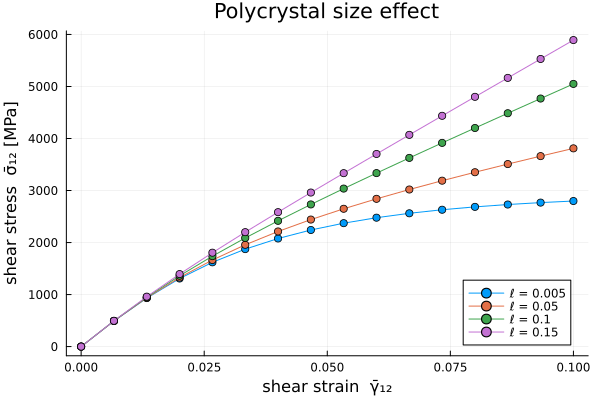

Recreate this plot in Julia.
# # [Gradient crystal plasticity of a polycrystal](@id gallery-gradient-crystal-plasticity)
#
# ![](gradient_crystal_plasticity.png)
#
# ## Introduction
#
# This example solves a small-strain *gradient (higher-order) crystal plasticity* problem on a
# polycrystalline representative volume element (RVE), reproducing (on a modern Ferrite stack)
# the subscale model of
#
# > K. Carlsson, F. Larsson, K. Runesson, *Bounds on the effective response for gradient crystal
# > inelasticity based on homogenization and virtual testing*, Int. J. Numer. Methods Eng.
# > 2019;119:281–304. [doi:10.1002/nme.6050](https://doi.org/10.1002/nme.6050).
#
# Equation numbers below refer to that paper.
#
# The RVE is a periodic polycrystal generated with [Neper](https://neper.info), meshed into
# tetrahedra, and read into Ferrite with [`FerriteMeshParser`](https://github.com/Ferrite-FEM/FerriteMeshParser.jl).
# We use [`FerriteInterfaceElements`](https://github.com/Ferrite-FEM/FerriteInterfaceElements.jl)
# to *split* the mesh along the grain boundaries so that each grain carries its own microstress
# degrees of freedom (the slip systems, and hence these fields, are grain-specific), while the
# displacement is kept continuous — perfectly bonded grain boundaries — by tying the
# duplicated nodes with affine constraints. Leaving the microstresses unconstrained weakly
# enforces the *micro-hard* condition ``\gamma_\alpha = 0`` (Eq. 14a) on grain boundaries and the
# outer boundary alike, as in the paper's numerical examples (see below). We apply a macroscopic
# simple shear and compute the homogenized response ``\bar\sigma_{12}`` vs. ``\bar\gamma_{12}``
# (cf. Figure 7 in the paper), and illustrate the internal-length (grain-size) effect.
#
# !!! note "Scope"
#     The paper develops *bounds* on the effective response by combining two formulations
#     (a *primal* and a *semi-dual* one) with four sets of RVE boundary conditions — Dirichlet or
#     Neumann on the displacement, and micro-hard (Eq. 14a) or micro-free (Eq. 14b) on the
#     microstresses. This tutorial implements **only one** of these combinations: the **semi-dual**
#     formulation with a **Dirichlet** displacement boundary condition and **micro-hard**
#     microstress conditions — the paper's ``u``D-``\xi``N case (its upper-bound variant), with
#     micro-hard grain boundaries as in the paper's numerical examples. Micro-free conditions
#     (essential constraints on ``\boldsymbol\xi`` in this format), the Neumann/periodic
#     displacement conditions, and the primal formulation are not covered here.
#
# ### Constitutive model
#
# Each grain is an FCC single crystal with 12 slip systems ``(\boldsymbol s_\alpha,\boldsymbol m_\alpha)``.
# Small strains split additively into elastic and plastic parts, and the plastic strain
# originates from slip on the slip systems (Eq. 3),
# ```math
# \boldsymbol\varepsilon = \boldsymbol\varepsilon^\mathrm{e} + \boldsymbol\varepsilon^\mathrm{p},
# \qquad
# \boldsymbol\varepsilon^\mathrm{p} = \sum_\alpha \gamma_\alpha\, \boldsymbol P_\alpha,
# \qquad
# \boldsymbol P_\alpha = \operatorname{sym}(\boldsymbol s_\alpha\otimes\boldsymbol m_\alpha),
# ```
# with stress ``\boldsymbol\sigma = \mathbb C : (\boldsymbol\varepsilon-\boldsymbol\varepsilon^\mathrm p)``
# (Eq. 84). The slips ``\gamma_\alpha`` follow a viscoplastic (Norton) flow rule (Eqs. 86–87)
# driven by a resolved shear stress (the Schmid stress, Eq. 85) that is augmented by the
# *gradient microstress divergence* ``\chi_\alpha`` (from the microforce balance, Eqs. 11b, 13):
# ```math
# \dot\gamma_\alpha = \frac{1}{t_*}\left(\frac{|\tau_\alpha|}{C}\right)^n \operatorname{sign}(\tau_\alpha),
# \qquad
# \tau_\alpha = \boldsymbol\sigma:\boldsymbol P_\alpha + \chi_\alpha .
# ```
# The higher-order part is written in a *dual* (semi-dual) form: the global unknowns are the
# displacement ``\boldsymbol u`` and, per slip system, two scalar *microstress* fields
# ``\xi^\perp_\alpha`` (edge) and ``\xi^\odot_\alpha`` (screw), obtained by projecting the vector
# microstress ``\boldsymbol\xi_\alpha = \xi^\perp_\alpha\boldsymbol s_\alpha + \xi^\odot_\alpha\boldsymbol l_\alpha``
# (Eq. 92, with ``\boldsymbol l_\alpha = \boldsymbol m_\alpha\times\boldsymbol s_\alpha`` the paper's
# ``\boldsymbol k_\alpha``). They enter the flow rule through
# ```math
# \chi_\alpha = \boldsymbol s_\alpha\cdot\nabla\xi^\perp_\alpha + \boldsymbol l_\alpha\cdot\nabla\xi^\odot_\alpha,
# ```
# and are governed by a microforce balance. Its weak form is Eq. 30b; with the quadratic defect
# energy (Eqs. 88, 90) the dual relation is ``g^\perp_\alpha = \xi^\perp_\alpha/H_\mathrm g`` (Eqs. 94–95),
# so for every test function ``\delta\xi``
# ```math
# \int_\Omega\!\Big(\tfrac{\xi^\perp_\alpha}{H_\mathrm g}\,\delta\xi
#   + \gamma_\alpha\,(\boldsymbol s_\alpha\cdot\nabla\delta\xi)\Big)\,\mathrm d\Omega = 0 ,
# ```
# where ``H_\mathrm g = H\ell^2`` is the defect-energy modulus (Eq. 88), ``\ell`` an internal
# length (and likewise for ``\xi^\odot`` with ``\boldsymbol l_\alpha``). Note that ``\delta\xi``
# is unrestricted on all boundaries: integrating by parts shows that this weakly enforces
# ``\gamma_\alpha = 0`` there — the *micro-hard* condition (Eq. 14a). In the semi-dual format the
# essential/natural roles are swapped compared to the primal format (Remark 5 in the paper);
# micro-free (Eq. 14b) would instead require the essential constraint
# ``\boldsymbol\xi_\alpha\cdot\boldsymbol n = 0``. Setting ``H_\mathrm g\to 0``
# suppresses the gradient term and recovers conventional *local* crystal plasticity; increasing
# ``\ell`` strengthens the size effect. The macroscopic stress is the volume average
# ``\bar{\boldsymbol\sigma}=\langle\boldsymbol\sigma\rangle`` (Eq. 38), obtained by imposing
# ``\boldsymbol u=\bar{\boldsymbol\varepsilon}\cdot\boldsymbol x`` on the RVE boundary (Eq. 36).
#
# ## Commented program

using Ferrite, FerriteMeshParser, FerriteInterfaceElements
using Tensors, LinearAlgebra, Random, TimerOutputs
using LinearSolve: LinearProblem, init, solve!, UMFPACKFactorization

# OpenBLAS's threading has large overhead for the many small (12×12) factorizations in the
# local return map; single-threaded BLAS is faster here.
BLAS.set_num_threads(1)
import Plots
import Downloads

# ### Crystal plasticity material
#
# The 12 FCC slip systems ``\{111\}\langle110\rangle`` (4 planes × 3 directions):

function fcc_slip_systems()
    planes = [Vec{3}((1.0, 1.0, 1.0)), Vec{3}((-1.0, 1.0, 1.0)), Vec{3}((1.0, -1.0, 1.0)), Vec{3}((1.0, 1.0, -1.0))]
    dirs = [
        [Vec{3}((1.0, -1.0, 0.0)), Vec{3}((1.0, 0.0, -1.0)), Vec{3}((0.0, 1.0, -1.0))],
        [Vec{3}((1.0, 1.0, 0.0)), Vec{3}((1.0, 0.0, 1.0)), Vec{3}((0.0, 1.0, -1.0))],
        [Vec{3}((1.0, 1.0, 0.0)), Vec{3}((1.0, 0.0, -1.0)), Vec{3}((0.0, 1.0, 1.0))],
        [Vec{3}((1.0, -1.0, 0.0)), Vec{3}((1.0, 0.0, 1.0)), Vec{3}((0.0, 1.0, 1.0))],
    ]
    s = Vec{3, Float64}[]
    m = Vec{3, Float64}[]
    for (mp, ds) in zip(planes, dirs), d in ds
        push!(m, mp / norm(mp))
        push!(s, d / norm(d))
    end
    return s, m
end

# A uniformly random rotation (from a random unit quaternion), used to give each grain a
# random crystal orientation.
function rand_rotation(rng)
    u1 = rand(rng)
    u2 = rand(rng)
    u3 = rand(rng)
    w = sqrt(1 - u1) * sinpi(2u2)
    x = sqrt(1 - u1) * cospi(2u2)
    y = sqrt(u1) * sinpi(2u3)
    z = sqrt(u1) * cospi(2u3)
    return Tensor{2, 3}(
        (
            1 - 2(y^2 + z^2), 2(x * y + z * w), 2(x * z - y * w),
            2(x * y - z * w), 1 - 2(x^2 + z^2), 2(y * z + x * w),
            2(x * z + y * w), 2(y * z - x * w), 1 - 2(x^2 + y^2),
        )
    )
end

# The material stores the (rotated) slip systems and precomputes the quantities needed in the
# local return map: ``\mathbb C:\boldsymbol P_\alpha`` and ``D_{\alpha\beta}=\boldsymbol P_\alpha:\mathbb C:\boldsymbol P_\beta``.
struct CrystalPlasticity
    n::Float64
    C::Float64
    tstar::Float64
    ℂ::SymmetricTensor{4, 3, Float64, 36}
    P::Vector{SymmetricTensor{2, 3, Float64, 6}}
    s::Vector{Vec{3, Float64}}
    l::Vector{Vec{3, Float64}}
    CP::Vector{SymmetricTensor{2, 3, Float64, 6}}
    D::Matrix{Float64}
end

function CrystalPlasticity(; E, ν, n, C, tstar, R)
    λ = E * ν / ((1 + ν) * (1 - 2ν))
    μ = E / (2(1 + ν))
    δ(i, j) = i == j ? 1.0 : 0.0
    ℂ = SymmetricTensor{4, 3}((i, j, k, l) -> λ * δ(i, j) * δ(k, l) + μ * (δ(i, k) * δ(j, l) + δ(i, l) * δ(j, k)))
    s0, m0 = fcc_slip_systems()
    N = length(s0)
    s = [R ⋅ sα for sα in s0]
    m = [R ⋅ mα for mα in m0]
    l = [m[α] × s[α] for α in 1:N]
    P = [symmetric(s[α] ⊗ m[α]) for α in 1:N]
    CP = [ℂ ⊡ P[α] for α in 1:N]
    D = [P[α] ⊡ ℂ ⊡ P[β] for α in 1:N, β in 1:N]
    return CrystalPlasticity(n, C, tstar, ℂ, P, s, l, CP, D)
end

# One random-orientation material per grain (seeded for reproducibility). Units are MPa;
# the elastic and viscous parameters follow Table 1 of the paper (the gradient parameters ``H``
# and ``\ell`` are set per simulation below).
function build_materials(ngrain)
    rng = MersenneTwister(1234)
    return [CrystalPlasticity(; E = 200.0e3, ν = 0.3, n = 2.0, C = 1.0e3, tstar = 1.0e3, R = rand_rotation(rng)) for _ in 1:ngrain]
end

# ### Local return map
#
# Given the strain ``\boldsymbol\varepsilon`` and the per-slip gradient contribution
# ``\chi_\alpha`` at a quadrature point, solve the flow rule (Eq. 87, backward Euler as in Eq. 27)
# for the slips ``\gamma_\alpha``, and return the stress together with the consistent sensitivities
# ``\partial\boldsymbol\sigma/\partial\boldsymbol\varepsilon``, ``\partial\boldsymbol\sigma/\partial\chi_\beta``,
# ``\partial\gamma_\alpha/\partial\boldsymbol\varepsilon`` and ``\partial\gamma_\alpha/\partial\chi_\beta``.
# The slip-system system is small but grows with the number of slip systems, so we use ordinary
# (mutable) arrays rather than `StaticArrays`. To avoid allocating them anew at every quadrature
# point, the caller passes in a workspace of preallocated arrays, and the linear algebra is done
# in place with `lu!`/`ldiv!`. Note that the returned arrays are views into this workspace: they
# are only valid until the next `local_solve` call.
function local_solve_workspace(N)
    return (;
        γ = zeros(N), τ = zeros(N), dg = zeros(N), R = zeros(N),
        J = zeros(N, N), Jinv = zeros(N, N), dγdχ = zeros(N, N),
        dγdε = fill(zero(SymmetricTensor{2, 3}), N), dσdχ = fill(zero(SymmetricTensor{2, 3}), N),
        χ = zeros(N), ξp = zeros(N), ξo = zeros(N),
    )
end

# Stress, resolved shear ``\tau_\alpha`` and its flow-rate derivative, at the current slips `γ`.
function local_state!(τ, dg, mp::CrystalPlasticity, ε, χ, γ)
    N = length(γ)
    εp = zero(ε)
    for α in 1:N
        εp += γ[α] * mp.P[α]
    end
    σ = mp.ℂ ⊡ (ε - εp)
    for α in 1:N
        τ[α] = (σ ⊡ mp.P[α]) + χ[α]
        dg[α] = mp.n / mp.C * (abs(τ[α]) / mp.C)^(mp.n - 1)
    end
    return σ
end

function local_solve(mp::CrystalPlasticity, ε, χ, γn, Δt, ws)
    N = length(mp.P)
    c = Δt / mp.tstar
    (; γ, τ, dg, R, J, Jinv, dγdχ, dγdε, dσdχ) = ws
    copyto!(γ, γn)
    local σ
    converged = false
    for _ in 1:100
        σ = local_state!(τ, dg, mp, ε, χ, γ)
        for α in 1:N
            R[α] = γ[α] - γn[α] - c * (abs(τ[α]) / mp.C)^mp.n * sign(τ[α])
            for β in 1:N
                J[α, β] = (α == β ? 1.0 : 0.0) + c * dg[α] * mp.D[α, β]
            end
        end
        if norm(R) < 1.0e-11
            converged = true
            break
        end
        ldiv!(lu!(J), R)
        γ .-= R
    end
    converged || error("local return map did not converge")
    ## consistent sensitivities from the converged local Jacobian
    σ = local_state!(τ, dg, mp, ε, χ, γ)
    for α in 1:N, β in 1:N
        J[α, β] = (α == β ? 1.0 : 0.0) + c * dg[α] * mp.D[α, β]
    end
    copyto!(Jinv, I)
    ldiv!(lu!(J), Jinv)
    for α in 1:N, β in 1:N
        dγdχ[α, β] = Jinv[α, β] * c * dg[β]                        # ∂γ_α/∂χ_β
    end
    fill!(dγdε, zero(ε))                                           # ∂γ_α/∂ε
    for α in 1:N, κ in 1:N
        dγdε[α] += Jinv[α, κ] * c * dg[κ] * mp.CP[κ]
    end
    dσdε = mp.ℂ                                                    # ∂σ/∂ε
    for β in 1:N
        dσdε -= mp.CP[β] ⊗ dγdε[β]
    end
    fill!(dσdχ, zero(ε))                                           # ∂σ/∂χ_β
    for β in 1:N, α in 1:N
        dσdχ[β] -= mp.CP[α] * dγdχ[α, β]
    end
    return σ, γ, dσdε, dσdχ, dγdε, dγdχ
end

# ### Bulk element
#
# The coupled bulk element assembles the equilibrium residual (Eq. 30a) and the two microforce
# balances (Eq. 30b, one for ``\xi^\perp`` and one for ``\xi^\odot``), together with the consistent
# tangent. The ξ equations are written with an overall minus sign so that the tangent is symmetric.
# `dofmap` holds the local (within-cell) dof ranges of `:u`, `ξperp_α`, `ξodot_α`.
function bulk_element!(re, Ke, cv, ae, mp::CrystalPlasticity, γn, Δt, Hg, dofmap, ws, to)
    fill!(re, 0)
    fill!(Ke, 0)
    N = length(mp.P)
    nu = getnbasefunctions(cv.u)
    nn = getnbasefunctions(cv.ξ)
    (; χ, ξp, ξo, Ip, Io, S, L) = ws
    ue = @view ae[dofmap.u]
    for qp in 1:getnquadpoints(cv)
        dΩ = getdetJdV(cv, qp)
        ε = function_symmetric_gradient(cv.u, qp, ue)
        ## gradient contribution χ_α = s_α·∇ξ⊥_α + l_α·∇ξ⊙_α, and nodal ξ values
        for α in 1:N
            xp = @view ae[dofmap.p[α]]
            xo = @view ae[dofmap.o[α]]
            ξp[α] = function_value(cv.ξ, qp, xp)
            ξo[α] = function_value(cv.ξ, qp, xo)
            ∇ξp = function_gradient(cv.ξ, qp, xp)
            ∇ξo = function_gradient(cv.ξ, qp, xo)
            χ[α] = mp.s[α] ⋅ ∇ξp + mp.l[α] ⋅ ∇ξo
        end
        ## slip-projected shape gradients, used repeatedly in the tangent blocks below
        for k in 1:nn
            ∇Nk = shape_gradient(cv.ξ, qp, k)
            for α in 1:N
                S[k, α] = mp.s[α] ⋅ ∇Nk
                L[k, α] = mp.l[α] ⋅ ∇Nk
            end
        end
        σ, γ, dσdε, dσdχ, dγdε, dγdχ = @timeit to "local solve" local_solve(mp, ε, χ, γn[qp], Δt, ws)
        ## residual: equilibrium (Eq. 30a)
        for i in 1:nu
            δε = shape_symmetric_gradient(cv.u, qp, i)
            re[i] += (δε ⊡ σ) * dΩ
        end
        ## residual: microforce balances (Eq. 30b)
        @inbounds for k in 1:nn
            Nk = shape_value(cv.ξ, qp, k)
            for α in 1:N
                re[Ip[k, α]] += ((ξp[α] / Hg) * Nk + γ[α] * S[k, α]) * dΩ
                re[Io[k, α]] += ((ξo[α] / Hg) * Nk + γ[α] * L[k, α]) * dΩ
            end
        end
        ## tangent: u–u  (δε_i : dσ/dε : δε_j)
        for i in 1:nu
            δεi = shape_symmetric_gradient(cv.u, qp, i)
            for j in 1:nu
                δεj = shape_symmetric_gradient(cv.u, qp, j)
                Ke[i, j] += (δεi ⊡ dσdε ⊡ δεj) * dΩ
            end
        end
        ## tangent: u–ξ and ξ–u
        @inbounds for i in 1:nu
            δεi = shape_symmetric_gradient(cv.u, qp, i)
            for β in 1:N
                c = (δεi ⊡ dσdχ[β]) * dΩ
                for k in 1:nn
                    Ke[i, Ip[k, β]] += c * S[k, β]
                    Ke[i, Io[k, β]] += c * L[k, β]
                end
            end
        end
        @inbounds for α in 1:N
            for j in 1:nu
                δεj = shape_symmetric_gradient(cv.u, qp, j)
                v = (dγdε[α] ⊡ δεj) * dΩ
                for k in 1:nn
                    Ke[Ip[k, α], j] += S[k, α] * v
                    Ke[Io[k, α], j] += L[k, α] * v
                end
            end
        end
        ## tangent: ξ–ξ, gradient part (loop order keeps the Ke writes column-local) …
        @inbounds for β in 1:N, kp in 1:nn
            sβ = S[kp, β] * dΩ
            lβ = L[kp, β] * dΩ
            for α in 1:N
                gs = dγdχ[α, β] * sβ
                gl = dγdχ[α, β] * lβ
                for k in 1:nn
                    Ke[Ip[k, α], Ip[kp, β]] += S[k, α] * gs
                    Ke[Ip[k, α], Io[kp, β]] += S[k, α] * gl
                    Ke[Io[k, α], Ip[kp, β]] += L[k, α] * gs
                    Ke[Io[k, α], Io[kp, β]] += L[k, α] * gl
                end
            end
        end
        ## … and mass-type part (only on the α = β diagonal)
        @inbounds for kp in 1:nn, k in 1:nn
            d = shape_value(cv.ξ, qp, k) * shape_value(cv.ξ, qp, kp) / Hg * dΩ
            for α in 1:N
                Ke[Ip[k, α], Ip[kp, α]] += d
                Ke[Io[k, α], Io[kp, α]] += d
            end
        end
    end
    @views re[(nu + 1):end] .*= -1
    @views Ke[(nu + 1):end, :] .*= -1
    return re, Ke
end

# ### Mesh
#
# The mesh is produced with [Neper](https://neper.info): a Voronoi tessellation into `ngrain`
# grains, meshed into linear tetrahedra. The two commands are wrapped in `generate_mesh`, which is
# only invoked when `regenerate = true` is passed (and requires the `neper` executable on the
# `PATH`); otherwise the committed `.inp` file next to this tutorial is used. `rcl` is Neper's
# relative characteristic length — smaller means a finer mesh.
function generate_mesh(meshfile, ngrain, rcl)
    base = first(splitext(meshfile))
    run(`neper -T -n $ngrain -id 1 -dim 3 -domain "cube(1,1,1)" -o $base`)
    run(`neper -M $base.tess -order 1 -rcl $rcl -format inp -o $base`)
    return meshfile
end

# Neper writes one element set `poly1`, `poly2`, … per grain, which `FerriteMeshParser` turns
# into cell sets. It also writes node sets for the faces, edges and corners of the cube; we skip
# the automatic facet-set generation (`generate_facetsets = false`, which would emit warnings for
# the edge/corner sets) and instead define the six RVE faces ourselves from coordinate predicates.
# `insert_interfaces` then duplicates the nodes on grain boundaries so that neighbouring grains no
# longer share degrees of freedom there — this lets each grain hold its own microstress fields
# ``\xi`` (the slip systems differ between grains, so these fields cannot be shared).
# Displacement continuity is restored later with constraints,
# so the interface cells themselves are not assembled.
function load_grid(meshfile, ngrain; regenerate = false, rcl = 1.0)
    if regenerate
        generate_mesh(meshfile, ngrain, rcl)
    elseif !isfile(meshfile)
        repo_copy = joinpath(pkgdir(Ferrite), "docs", "src", "literate-gallery", meshfile)
        isfile(repo_copy) ? cp(repo_copy, meshfile) : Downloads.download(Ferrite.asset_url(meshfile), meshfile)
    end
    rawgrid = get_ferrite_grid(meshfile; generate_facetsets = false)
    for (name, f) in (
            "x0" => x -> abs(x[1]) < 1.0e-6, "x1" => x -> abs(x[1] - 1) < 1.0e-6,
            "y0" => x -> abs(x[2]) < 1.0e-6, "y1" => x -> abs(x[2] - 1) < 1.0e-6,
            "z0" => x -> abs(x[3]) < 1.0e-6, "z1" => x -> abs(x[3] - 1) < 1.0e-6,
        )
        addfacetset!(rawgrid, name, f)
    end
    grainnames = ["poly$i" for i in 1:ngrain]
    grid = insert_interfaces(rawgrid, grainnames)
    nbulk = getncells(rawgrid)
    bulkset = union((getcellset(grid, n) for n in grainnames)...)
    ## map each bulk cell to its grain (used to pick the crystal orientation)
    cellgrain = zeros(Int, nbulk)
    for (g, name) in enumerate(grainnames), c in getcellset(grid, name)
        cellgrain[c] = g
    end
    return grid, bulkset, nbulk, cellgrain
end

# ### Degrees of freedom
#
# The displacement is a vector Lagrange field. The 24 microstress fields
# ``\xi^\perp_1..\xi^\perp_{12}`` and ``\xi^\odot_1..\xi^\odot_{12}`` are scalar Lagrange fields.
# All fields live in the bulk grains; the interface cells are not part of any `SubDofHandler`
# and hence carry no dofs. `dofmap` records the local dof range of each field for the element routine.
function build_dofhandler(grid, bulkset, ip_u, ip_s, nslip)
    dh = DofHandler(grid)
    sdh = SubDofHandler(dh, bulkset)
    add!(sdh, :u, ip_u)
    for α in 1:nslip
        add!(sdh, Symbol("ξperp_$α"), ip_s)
    end
    for α in 1:nslip
        add!(sdh, Symbol("ξodot_$α"), ip_s)
    end
    close!(dh)
    dofmap = (
        u = dof_range(sdh, :u),
        p = [dof_range(sdh, Symbol("ξperp_$α")) for α in 1:nslip],
        o = [dof_range(sdh, Symbol("ξodot_$α")) for α in 1:nslip],
    )
    return dh, sdh, dofmap
end

# Bundle the whole discretization (grid, materials, dof handler, cell values) into one object.
# A single `MultiFieldCellValues` holds the values for both fields, sharing one quadrature rule
# and geometric mapping: `cv.u` for the displacement and `cv.ξ` for the (scalar) microstresses.
# The rule is second order since the ``\xi``-equations contain the mass-type term
# ``N_k N_p / H_\mathrm g``, which a one-point rule would under-integrate (to a rank-one element
# matrix).
function build_model(meshfile, ngrain; regenerate = false, rcl = 1.0)
    grid, bulkset, nbulk, cellgrain = load_grid(meshfile, ngrain; regenerate, rcl)
    materials = build_materials(ngrain)
    nslip = length(first(materials).s)   # number of slip systems (12 for FCC)
    ip_u = Lagrange{RefTetrahedron, 1}()^3
    ip_s = Lagrange{RefTetrahedron, 1}()
    dh, sdh, dofmap = build_dofhandler(grid, bulkset, ip_u, ip_s, nslip)
    qr = QuadratureRule{RefTetrahedron}(2)
    cv = MultiFieldCellValues(qr, (u = ip_u, ξ = ip_s))
    return (; grid, bulkset, nbulk, cellgrain, materials, nslip, dh, sdh, dofmap, cv)
end

# ### Boundary conditions
#
# We impose a macroscopic simple shear ``\bar{\boldsymbol\varepsilon}(t)=\bar\Gamma(t)\,\operatorname{sym}(\boldsymbol e_1\otimes\boldsymbol e_2)``
# as a Dirichlet condition ``\boldsymbol u = \bar{\boldsymbol\varepsilon}(t)\cdot\boldsymbol x`` on the RVE
# boundary (Eq. 36), ramping the engineering shear ``\bar\gamma_{12}=2\bar\varepsilon_{12}`` up to `Γmax`.
# The microstress fields carry no essential boundary condition, which (as discussed in the
# introduction) weakly enforces the micro-hard condition ``\gamma_\alpha = 0`` (Eq. 14a) also on
# the outer RVE boundary.
function macroscopic_strain(t, Γmax, T)
    e1 = Vec{3}((1.0, 0.0, 0.0))
    e2 = Vec{3}((0.0, 1.0, 0.0))
    return symmetric((Γmax * t / T) * (e1 ⊗ e2))
end

# To keep the grain boundaries perfectly bonded, we tie together the displacement dofs
# of the coincident nodes that `insert_interfaces` created. We build a node → `u`-dof lookup
# (linear tetrahedron, so vertex ``k`` component ``c`` sits at local index ``(k-1)\cdot 3 + c``),
# group nodes by coordinate, and, for every interior group with more than one node, constrain the
# extra copies to a master with an `AffineConstraint`. Groups on the outer boundary are already made
# continuous by the Dirichlet condition, so they are skipped — and since a dof must not be both
# affine-tied and Dirichlet-prescribed, we verify after `close!` that the Dirichlet condition
# indeed covers all of their dofs.
function build_constraints(model, loading)
    (; grid, bulkset, dh, dofmap) = model
    (; Γmax, T) = loading
    udof = Dict{Int, NTuple{3, Int}}()
    for cc in CellIterator(dh, bulkset)
        cdofs = celldofs(cc)
        ur = dofmap.u
        ns = getcells(grid, cellid(cc)).nodes
        for (k, n) in enumerate(ns)
            udof[n] = (cdofs[ur[(k - 1) * 3 + 1]], cdofs[ur[(k - 1) * 3 + 2]], cdofs[ur[(k - 1) * 3 + 3]])
        end
    end
    onboundary(x) = any(c -> abs(c) < 1.0e-6 || abs(c - 1) < 1.0e-6, x)   # unit-cube RVE boundary (same tolerance as the facet sets)
    groups = Dict{Vec{3, Float64}, Vector{Int}}()
    for n in 1:getnnodes(grid)
        push!(get!(groups, get_node_coordinate(grid, n), Int[]), n)
    end
    ∂Ω = union((getfacetset(grid, s) for s in ("x0", "x1", "y0", "y1", "z0", "z1"))...)
    ch = ConstraintHandler(dh)
    add!(ch, Dirichlet(:u, ∂Ω, (x, t) -> macroscopic_strain(t, Γmax, T) ⋅ x, [1, 2, 3]))
    for (x, ns) in groups
        (length(ns) == 1 || onboundary(x)) && continue
        master = first(ns)
        for other in ns[2:end], c in 1:3
            add!(ch, AffineConstraint(udof[other][c], [udof[master][c] => 1.0], 0.0))
        end
    end
    close!(ch)
    ## the skipped groups on the boundary must be fully covered by the Dirichlet condition
    prescribed = Set(ch.prescribed_dofs)
    for (x, ns) in groups
        (length(ns) > 1 && onboundary(x)) || continue
        for n in ns, c in 1:3
            udof[n][c] in prescribed || error("unconstrained duplicated boundary node at $x")
        end
    end
    return ch
end

# ### Global assembly and homogenization

function assemble_system!(K, r, model, u, state, Δt, Hg, to)
    (; dh, sdh, bulkset, cv, materials, cellgrain, dofmap, nslip) = model
    assembler = start_assemble(K, r)
    nb = ndofs_per_cell(sdh)
    re = zeros(nb)
    Ke = zeros(nb, nb)
    ## extend the local-solve workspace with element scratch: the local dof indices of
    ## ξ⊥_α, ξ⊙_α (identical for every cell) and the slip-projected shape gradients
    nn = getnbasefunctions(cv.ξ)
    ws = (;
        local_solve_workspace(nslip)...,
        Ip = [dofmap.p[α][k] for k in 1:nn, α in 1:nslip],
        Io = [dofmap.o[α][k] for k in 1:nn, α in 1:nslip],
        S = zeros(nn, nslip), L = zeros(nn, nslip),
    )
    for cc in CellIterator(dh, bulkset)
        reinit!(cv, cc)
        cid = cellid(cc)
        bulk_element!(re, Ke, cv, u[celldofs(cc)], materials[cellgrain[cid]], state[cid], Δt, Hg, dofmap, ws, to)
        assemble!(assembler, celldofs(cc), Ke, re)
    end
    return K, r
end

# After each converged step we commit the slip state and compute the homogenized stress
# ``\bar{\boldsymbol\sigma}=\tfrac1V\int_\Omega\boldsymbol\sigma\,\mathrm d\Omega`` (Eq. 38).
# We also record the cell averages of the stress and the accumulated slip
# ``\sum_\alpha|\gamma_\alpha|`` for the VTK export below — recomputing them from the committed
# state after the fact would implicitly take one more time step.
function homogenize_and_commit!(model, u, state, Δt)
    (; dh, bulkset, nbulk, cv, materials, cellgrain, dofmap, nslip) = model
    σ̄ = zero(SymmetricTensor{2, 3})
    V = 0.0
    σcell = fill(zero(SymmetricTensor{2, 3}), nbulk)
    γeff = zeros(nbulk)
    ws = local_solve_workspace(nslip)
    for cc in CellIterator(dh, bulkset)
        reinit!(cv, cc)
        cid = cellid(cc)
        ae = u[celldofs(cc)]
        mp = materials[cellgrain[cid]]
        ue = @view ae[dofmap.u]
        Vc = 0.0
        for qp in 1:getnquadpoints(cv)
            dΩ = getdetJdV(cv, qp)
            ε = function_symmetric_gradient(cv.u, qp, ue)
            χ = ws.χ
            for α in 1:nslip
                ∇ξp = function_gradient(cv.ξ, qp, (@view ae[dofmap.p[α]]))
                ∇ξo = function_gradient(cv.ξ, qp, (@view ae[dofmap.o[α]]))
                χ[α] = mp.s[α] ⋅ ∇ξp + mp.l[α] ⋅ ∇ξo
            end
            σ, γ = local_solve(mp, ε, χ, state[cid][qp], Δt, ws)
            state[cid][qp] .= γ
            σcell[cid] += σ * dΩ
            γeff[cid] += sum(abs, γ) * dΩ
            Vc += dΩ
        end
        σ̄ += σcell[cid]
        V += Vc
        σcell[cid] /= Vc
        γeff[cid] /= Vc
    end
    return σ̄ / V, σcell, γeff
end

# ### Time-stepping driver
#
# For a given defect-energy modulus `Hg` (= ``H\ell^2``), ramp the shear over `T/Δt` steps,
# solving the coupled nonlinear system with Newton at each step, and return the
# ``(\bar\gamma_{12}, \bar\sigma_{12})`` history. A `TimerOutput` records the time spent in the
# main phases (assembly, and within it the local return map; the linear solve; homogenization).
#
# The linearized system is solved through
# [LinearSolve.jl](https://github.com/SciML/LinearSolve.jl), so the algorithm can be swapped by
# passing e.g. `linsolve = KrylovJL_GMRES()` instead of the default sparse LU. The cache created
# by `init` is reused across all solves; since the sparsity pattern never changes, the symbolic
# factorization is only computed once.
function simulate(model, ch, loading, Hg; linsolve = UMFPACKFactorization())
    (; dh, nbulk, nslip, cv) = model
    (; Γmax, T, Δt) = loading
    to = TimerOutput()
    K = allocate_matrix(dh, ch)
    r = zeros(ndofs(dh))
    u = zeros(ndofs(dh))
    lincache = init(LinearProblem(K, r), linsolve)
    state = [[zeros(nslip) for _ in 1:getnquadpoints(cv)] for _ in 1:nbulk]
    γhist = [0.0]
    σhist = [0.0]
    times = Δt:Δt:T
    nsteps = length(times)
    local σcell, γeff
    for (istep, t) in enumerate(times)
        update!(ch, t)
        apply!(u, ch)
        iters = 0
        converged = false
        for iter in 1:25
            iters = iter
            @timeit to "assemble" assemble_system!(K, r, model, u, state, Δt, Hg, to)
            apply_zero!(K, r, ch)
            res = norm(r[ch.free_dofs])
            ## in an interactive session, overwrite a single status line with the Newton residual
            if isinteractive()
                print("\r  step $(lpad(istep, 2))/$nsteps   iter $(lpad(iter, 2))   ‖r‖ = $(round(res, sigdigits = 3))        ")
                flush(stdout)
            end
            if res < 1.0e-5
                converged = true
                break
            end
            Δu = @timeit to "linear solve" begin
                lincache.A = K   # flag K and r as updated
                lincache.b = r
                solve!(lincache).u
            end
            apply_zero!(Δu, ch)
            u .-= Δu
        end
        converged || error("global Newton did not converge in $iters iterations")
        σ̄, σcell, γeff = @timeit to "homogenize" homogenize_and_commit!(model, u, state, Δt)
        push!(γhist, Γmax * t / T)
        push!(σhist, σ̄[1, 2])
        ## finished step: overwrite the status line with a summary and move on
        println("\r  step $(lpad(istep, 2))/$nsteps   γ̄₁₂ = $(rpad(round(Γmax * t / T, digits = 4), 6))   σ̄₁₂ = $(round(σ̄[1, 2], digits = 1)) MPa   ($iters iters)      ")
    end
    return (; γ = γhist, σ = σhist, u, σcell, γeff, to)
end

# ### VTK output
#
# Write the final (deformed) polycrystal to a VTK file for ParaView: the displacement and all
# microstress dofs as nodal fields, and per-cell the grain id, the shear stress ``\sigma_{12}``,
# the von Mises stress, and the accumulated slip ``\sum_\alpha|\gamma_\alpha|`` (the cell averages
# recorded when the last step was committed). The `InterfaceCell`s from `insert_interfaces` cannot
# be written to VTK, so we build a grid of the bulk tetrahedra only (sharing the same nodes) for
# the output.
function export_vtk(filename, model, u, σcell, γeff)
    (; grid, nbulk, cellgrain, dh, nslip) = model
    σ12 = [σ[1, 2] for σ in σcell]
    σvM = [sqrt(3 / 2) * norm(dev(σ)) for σ in σcell]
    bulkgrid = Grid([getcells(grid, c) for c in 1:nbulk], getnodes(grid))
    return VTKGridFile(filename, bulkgrid) do vtk
        write_node_data(vtk, evaluate_at_grid_nodes(dh, u, :u), "u")
        for α in 1:nslip
            write_node_data(vtk, evaluate_at_grid_nodes(dh, u, Symbol("ξperp_$α")), "xiperp_$α")
            write_node_data(vtk, evaluate_at_grid_nodes(dh, u, Symbol("ξodot_$α")), "xiodot_$α")
        end
        write_cell_data(vtk, cellgrain, "grain")
        write_cell_data(vtk, σ12, "sigma_12")
        write_cell_data(vtk, σvM, "sigma_vonMises")
        write_cell_data(vtk, γeff, "gamma_eff")
    end
end

# ### Length-scale (grain-size) study
#
# We sweep the internal length ``\ell`` (relative to the RVE size) at a fixed gradient modulus
# ``H``. A vanishing ``\ell`` gives the local response (plastic saturation); increasing ``\ell``
# strengthens the slip pile-up at the micro-hard grain boundaries and stiffens the macroscopic
# response. The loading follows the paper (``\bar\Gamma = 0.1`` ramped over ``T = 15`` s) with a
# somewhat coarser time step; ``H`` and the swept ``\ell`` values are chosen to give a clear size
# effect on this small RVE rather than to match Table 1 (where ``\ell/L \approx 10^{-3}``), so
# the curves are not quantitatively comparable to Figure 7 of the paper.

ngrain = 10
model = build_model("gradient_crystal_plasticity.inp", ngrain; regenerate = false)
loading = (Γmax = 0.1, T = 15.0, Δt = 1.0)
ch = build_constraints(model, loading)

H = 1.0e5
ℓs = [0.005, 0.05, 0.1, 0.15]
results = map(ℓs) do ℓ
    println("Internal length ℓ = $ℓ  (Hg = H·ℓ² = $(H * ℓ^2)):")
    (ℓ, simulate(model, ch, loading, H * ℓ^2))
end

plt = Plots.plot(;
    xlabel = "shear strain  γ̄₁₂", ylabel = "shear stress  σ̄₁₂ [MPa]",
    legend = :bottomright, title = "Polycrystal size effect"
)
for (ℓ, res) in results
    Plots.plot!(plt, res.γ, res.σ; marker = :circle, label = "ℓ = $(ℓ)")
end
Plots.savefig(plt, "gradient_crystal_plasticity.png")

# The smallest ``\ell`` recovers the local response (note the plastic saturation), while
# larger internal lengths harden the polycrystal — the grain-size effect.
#
# Finally, we write the deformed polycrystal for the smallest internal length to a VTK file,
# containing the displacement and microstress dofs together with the resulting stress fields.

ℓ_vtk, res_vtk = first(results)
export_vtk("gradient_crystal_plasticity", model, res_vtk.u, res_vtk.σcell, res_vtk.γeff)

# The `TimerOutput` collected during that last simulation shows where the time is spent — the
# element assembly (with the local return map nested inside), the linear solve, and homogenization:

print_timer(res_vtk.to)

#md # ## [Plain program](@id gallery-gradient-crystal-plasticity-plain-program)
#md #
#md # Here follows a version of the program without any comments.
#md #
#md # ```julia
#md # @__CODE__
#md # ```
